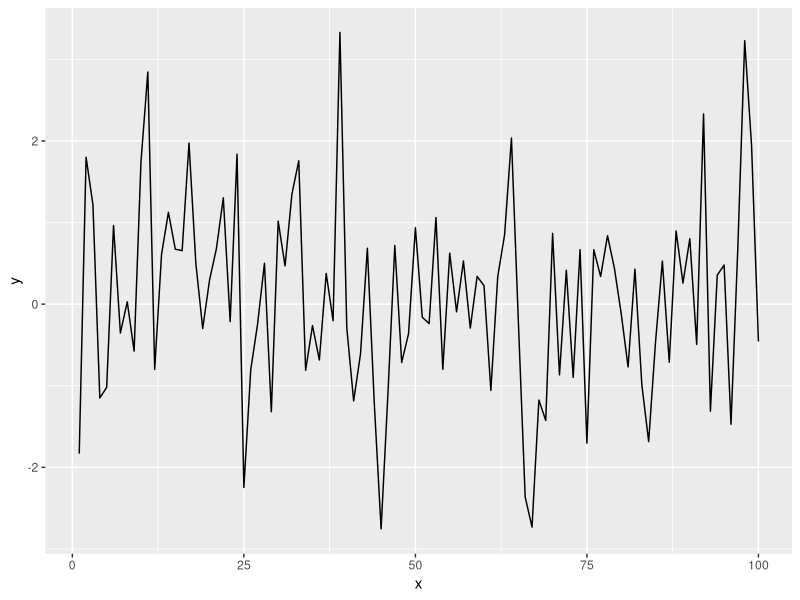

This chart was generated by the following R code:
## ---- chunk 1
library(tidyverse)
## ---- chunk 2
x = seq(1:100)
y = rnorm(100)
dat = data.frame(x, y)
ggplot(dat, aes(x = x, y = y)) + geom_line()
